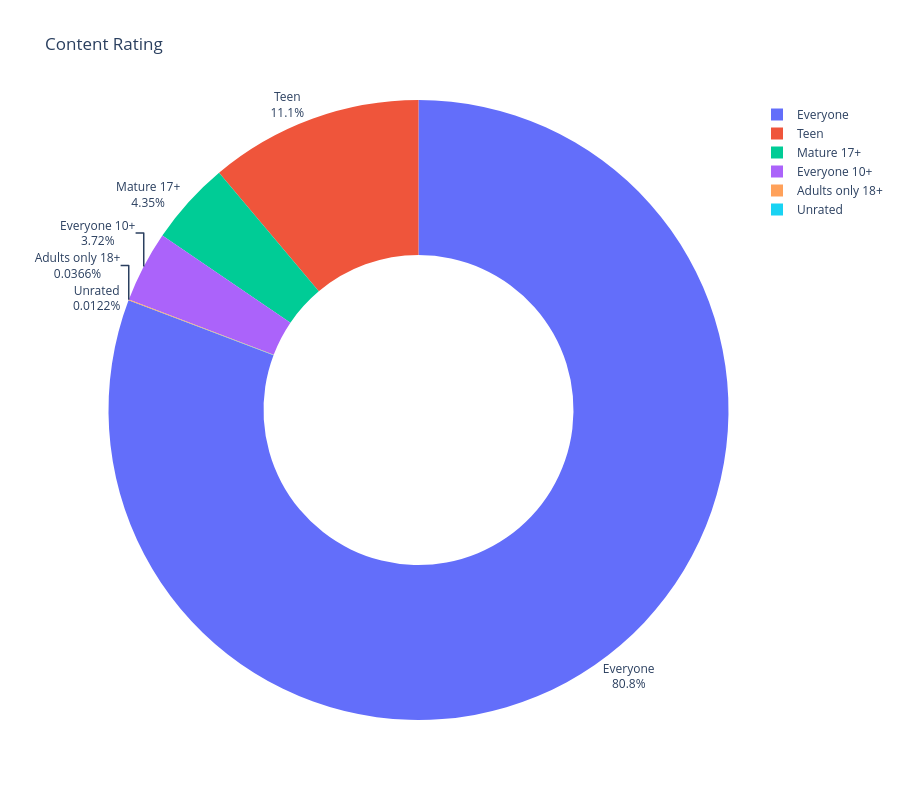

The notebook cell this image was saved under:
### Code cell
chart.show()

### Figure 1 — Plotly figure (JSON) as saved in the notebook; plotly's stock layout.template omitted (floating-point values rounded to 4 significant figures)
{"data": [{"domain": {"x": [0, 1], "y": [0, 1]}, "hole": 0.5, "hovertemplate": "label=%{label}<br>value=%{value}<extra></extra>", "labels": ["Everyone", "Teen", "Mature 17+", "Everyone 10+", "Adults only 18+", "Unrated"], "legendgroup": "", "name": "", "showlegend": true, "textinfo": "label+percent", "textposition": "outside", "type": "pie", "values": [6621, 912, 357, 305, 3, 1]}], "layout": {"height": 800, "legend": {"tracegroupgap": 0}, "title": {"text": "Content Rating"}}}
